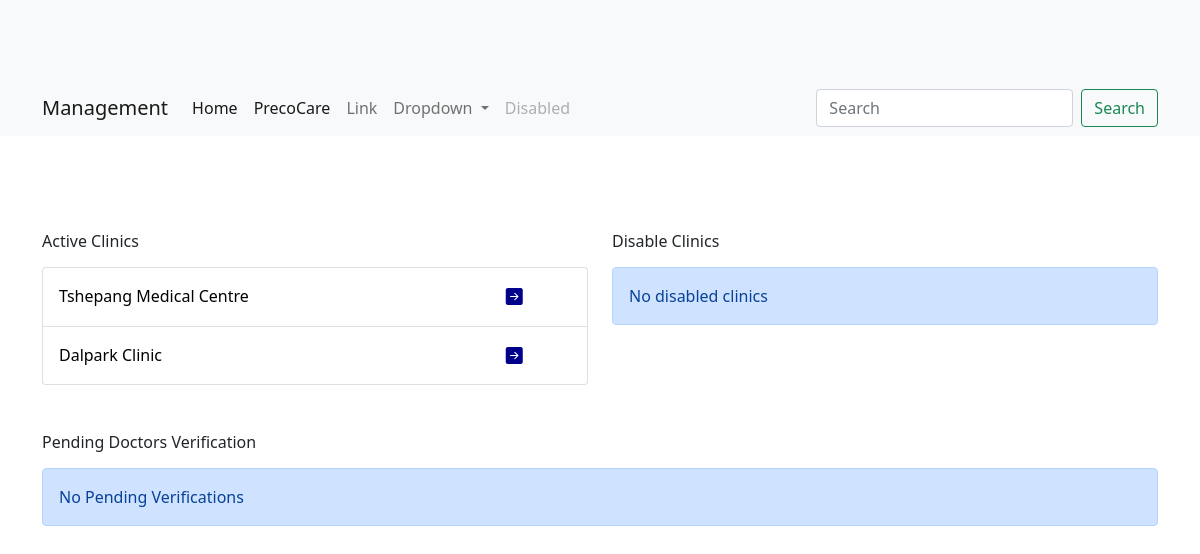
The page /management/ on the database as committed earlier.
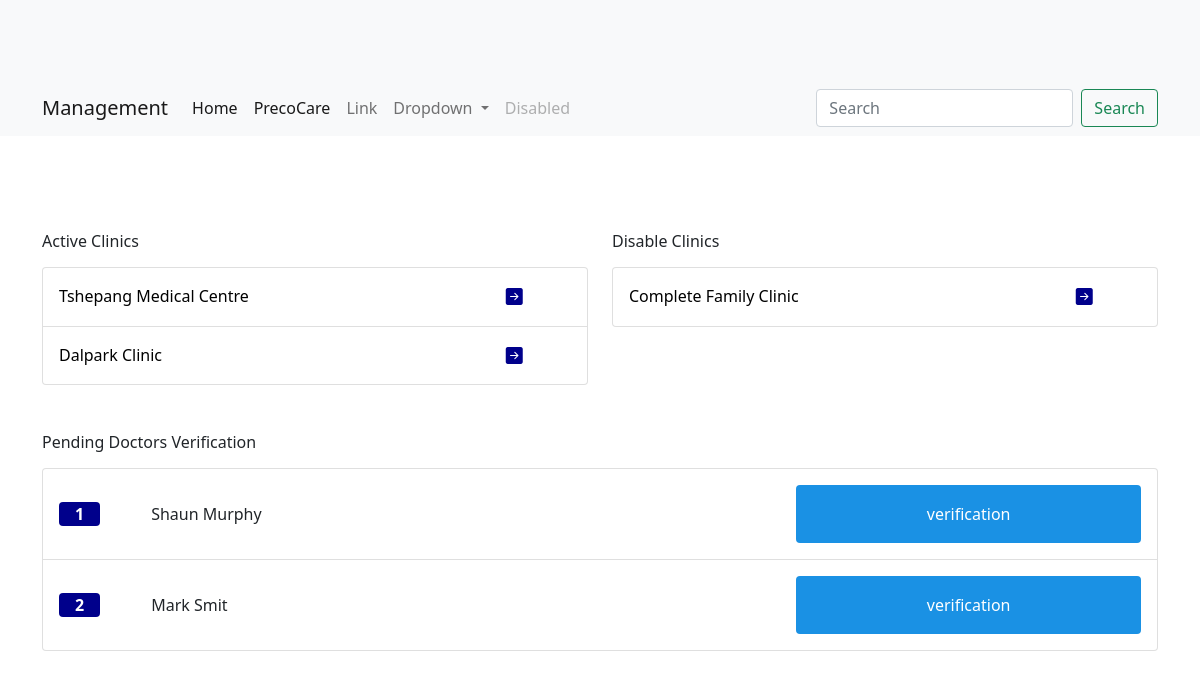
The same page on the database as committed later.
### precocare/models.py (models this page shows, shortened)
class ClinicModel(models.Model):
    user = models.ForeignKey(User,null=True, on_delete=models.CASCADE,blank=True,default=None , related_name='owner')
    clinic_name = models.CharField(max_length=500,null=True)
    contact1 = models.CharField(max_length=50,null=True)
    contact2 = models.CharField(max_length=50,null=True)
    emial = models.CharField(max_length=50,null=True)
    about_clinic = models.TextField(blank = True)
    street = models.CharField(max_length=500,null=True)
    province = models.CharField(max_length=500,null=True)
    suburb = models.CharField(max_length=500,null=True)
    zipcode = models.CharField(max_length=500,null=True)
    mon_fri_hours = models.CharField(max_length=500,null=True)
    saturday = models.CharField(max_length=500,null=True)
    sunday = models.CharField(max_length=500,null=True)
    holidays = models.CharField(max_length=500,null=True)
    clinic_type = models.CharField(max_length=100,null=True)
    clinic_doctors = models.ManyToManyField(DoctorModel,related_name="physicians",blank=True,default=None)
    clinic_admins = models.ManyToManyField(AdministratorModel,related_name="admins",default=None)
    profile_set = models.CharField(max_length=50,null=True, default='No' ,blank=True)
    clinic_status = models.CharField(max_length=200,null=True ,blank=True,default="Disabled")
    insurance_cover = models.ManyToManyField(InsuranceModel,related_name="medical_scheme",blank=True,default=None)
    date_created = models.DateTimeField(auto_now_add=True, null=True)
    hero_image = models.ImageField(null=True, blank=True,upload_to='files/clinics')
    sub_image1 = models.ImageField(null=True, blank=True,upload_to='files/clinics')
    sub_image2 = models.ImageField(null=True, blank=True,upload_to='files/clinics')
    sub_image3 = models.ImageField(null=True, blank=True,upload_to='files/clinics')
    walk_in = models.CharField(max_length=50,null=True, default='No' ,blank=True)
    online_appointments = models.CharField(max_length=50,null=True, default='No' ,blank=True)
    telephone_appointments = models.CharField(max_length=50,null=True, default='No' ,blank=True)
    website = models.CharField(max_length=1000,null=True,blank=True)

class DoctorModel(models.Model):
    user = models.OneToOneField(User,null=True, on_delete=models.CASCADE)
    first_name = models.CharField(max_length=200,null=True)
    last_name = models.CharField(max_length=200,null=True)
    about_doctor = models.TextField(blank = True)
    registration_number = models.CharField(max_length=500,null=True)
    mobile_number = models.CharField(max_length=50,null=True)
    email = models.CharField(max_length=200,null=True)
    verified = models.CharField(max_length=100,null=True, default='No' ,blank=True)
    doctor_license = models.CharField(max_length=500,null=True,unique=True)
    profile_set = models.CharField(max_length=50,null=True, default='No' ,blank=True)
    date_created = models.DateTimeField(auto_now_add=True, null=True)
    profile_pic = models.ImageField(null=True, blank=True,upload_to='files/doctorprofile')

### precocare/views.py (the view, shortened to what this page needs)
# urls.py: path('management/', views.ManagementView, name="management"),
def ManagementView(request):
    active_clinics = ClinicModel.objects.filter(clinic_status= 'Active')
    disable_clinics = ClinicModel.objects.filter(clinic_status = 'Disabled')
    pending_doctors = DoctorModel.objects.filter(verified = 'No').order_by('-date_created')
    context = {
        'active_clinics' : active_clinics,
        'disable_clinics' : disable_clinics,
        'pending_doctors' : pending_doctors
    }
    return render(request,'Management/management_dashboard.html',context)

### precocare/templates/Management/management_dashboard.html (shortened to what this page needs)
{% extends 'Management/management_base.html' %}
{% block content %}
<section class="container ">
    <div class="row">
        <div class="col-sm-12 col-md-6 mt-5">
            <h6>Active Clinics</h6>
            <ul class="list-group mt-3">
                {% for clinic in active_clinics %}
                <li class="list-group-item py-3">
                    <a href="{% url 'clinic-details' clinic.id %}" style="text-decoration: none;">
                        <div class="row">
                            <div class="col text-black">
                                {{clinic.clinic_name}}
                            </div>
                            <div class="col-2">
                                <i class="bi bi-arrow-right-square-fill view-icon"></i>
                            </div>
                        </div>
                    </a>
                </li>
                {% endfor %}
              </ul>
        </div>
        <div class="col-sm-12 col-md-6 mt-5">
            <h6>Disable Clinics</h6>
            <ul class="list-group mt-3">
                {% for clinic in  disable_clinics %}
                <li class="list-group-item py-3">
                    <a href="{% url 'clinic-details' clinic.id %}" style="text-decoration: none;">
                        <div class="row">
                            <div class="col text-black">
                                {{clinic.clinic_name}}
                            </div>
                            <div class="col-2">
                                <i class="bi bi-arrow-right-square-fill view-icon"></i>
                            </div>
                        </div>
                    </a>
                </li>
                {% empty %}
                <div class="alert alert-primary" role="alert">
                    No disabled clinics
                </div>
                {% endfor %}
              </ul>
        </div>
    </div>
</section>
<section class="container mt-5">
    <h6>Pending Doctors Verification</h6>
    <ul class="list-group mt-3">
        {% for doctor in pending_doctors %}
        <li class="list-group-item py-3">
            <div class="row">
                <div class="col-1 d-flex align-items-center">
                    <span class="fw-bold px-3 rounded text-white" style="background-color: darkblue;">{{ forloop.counter }}</span>
                </div>
                <div class="col d-flex align-items-center">
                    {{doctor.first_name}} {{doctor.last_name}}
                </div>
                <div class="col col-md-4">
                    <button type="button" data-bs-toggle="modal" data-bs-target="#exampleModal" class="btn text-white py-3" style="background-color: #1A91E4; width: 100%;" >verification</button>
                </div>
            </div>
        </li>
        {% empty %}
        <div class="alert alert-primary" role="alert">
            No Pending Verifications
        </div>
        {% endfor %}
      </ul>
</section>
{% endblock %}

Rows that differ between the two databases and show on the page:
added ClinicModel: clinic_name "Complete Family Clinic", shown under "Disable Clinics"
added DoctorModel: first_name "Shaun", last_name "Murphy"
now on this page (row edited): DoctorModel: first_name "Mark", last_name "Smit"
Other text that changed with them:
text no longer shown: "No disabled clinics No Pending Verifications"
